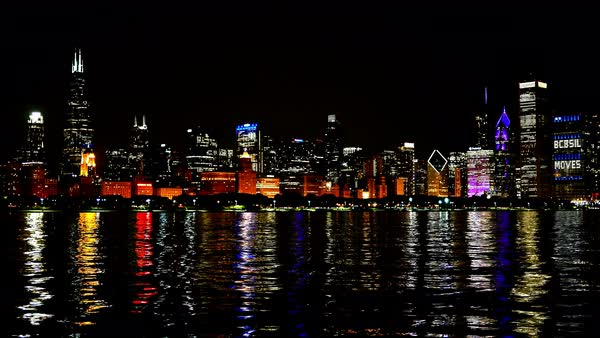
#> input picture chi.jpg, 600 x 338 px
$ python hueshift.py --file chi.jpg
#> lines starting #> are read from the running program, lines starting #| are printed output that depends on the picture
# import statements
import cv2
import numpy as np
import argparse


# function that creates the color shift
def create_img(filename, DEBUG):

	# trys reading in the image as a file, if not its passed as an cv2 image object
#> called with filename = 'chi.jpg', DEBUG = False
	try:
		img = cv2.imread(filename)
#> img is the input picture: shape (338, 600, 3); mean B, G, R 15.9, 17.8, 23.5
	except:
		img = filename

	# splits the image into the blue green and red channels
	b, g, r = cv2.split(img)
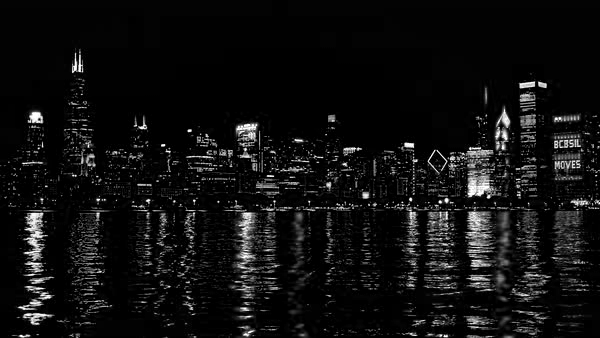
#> b: shape (338, 600); min 0, max 255, mean 15.9
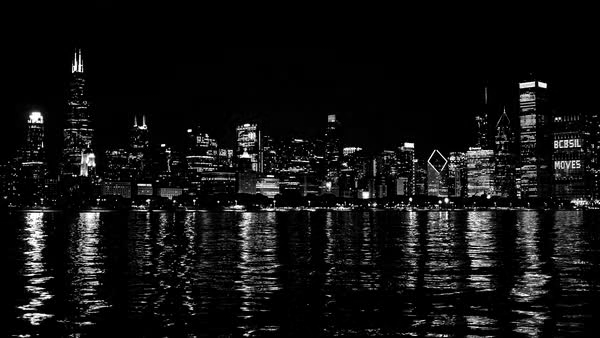
#> g: shape (338, 600); min 0, max 255, mean 17.8
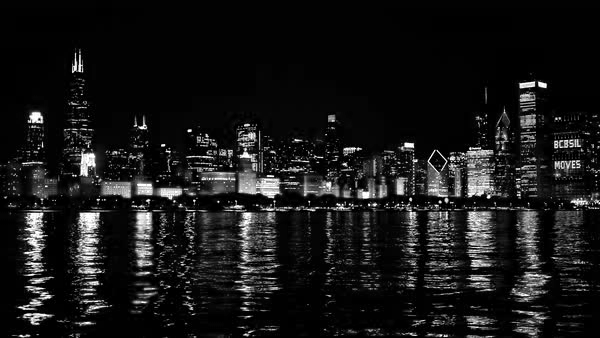
#> r: shape (338, 600); min 0, max 255, mean 23.5

	# adding 2 to all blue pixels, if debug is passed as high/low an appropriate contrast stretch is performed
	b = b+2
	if DEBUG == 'High':
		original = b.copy()

		xp = [0, 64, 128, 192, 255]
		fp = [0, 16, 128, 240, 255]

		x = np.arange(256)
		table = np.interp(x, xp, fp).astype('uint8')
		b = cv2.LUT(b, table)
	elif DEBUG == 'Low':
		original = b.copy()

		xp = [0, 20, 128, 236, 255]
		fp = [0, 16, 128, 240, 255]

		x = np.arange(256)
		table = np.interp(x, xp, fp).astype('uint8')
		b = cv2.LUT(b, table)

	# adding 1 to all green pixels, if debug is passed as high/low an appropriate contrast stretch is performed
	g = g+1
	if DEBUG == 'High':
		original = g.copy()

		xp = [0, 64, 128, 192, 255]
		fp = [0, 16, 128, 240, 255]

		x = np.arange(256)
		table = np.interp(x, xp, fp).astype('uint8')
		g = cv2.LUT(g, table)
	elif DEBUG == 'Low':
		original = g.copy()

		xp = [0, 20, 128, 236, 255]
		fp = [0, 16, 128, 240, 255]

		x = np.arange(256)
		table = np.interp(x, xp, fp).astype('uint8')
		g = cv2.LUT(g, table)

	# adding 1 to all red pixels, if debug is passed as high/low an appropriate contrast stretch is performed
	r = r+1
	if DEBUG == 'High':
		original = r.copy()

		xp = [0, 64, 128, 192, 255]
		fp = [0, 16, 128, 240, 255]

		x = np.arange(256)
		table = np.interp(x, xp, fp).astype('uint8')
		r = cv2.LUT(r, table)
	elif DEBUG == 'Low':
		original = r.copy()

		xp = [0, 20, 128, 236, 255]
		fp = [0, 16, 128, 240, 255]

		x = np.arange(256)
		table = np.interp(x, xp, fp).astype('uint8')
		r = cv2.LUT(r, table)

	# merging the channels back together and returning the final image
	merged = cv2.merge([b, g, r])

	return merged


# creates a simple shift in hue if used by itself
def main():
    parser = argparse.ArgumentParser()

    parser.add_argument('--file', dest='imgFile', required=True)
    args = parser.parse_args()

    imgFile = args.imgFile

    merged = create_img(imgFile, False)
    cv2.imwrite('out.png',merged)

if __name__ == '__main__':
    main()
